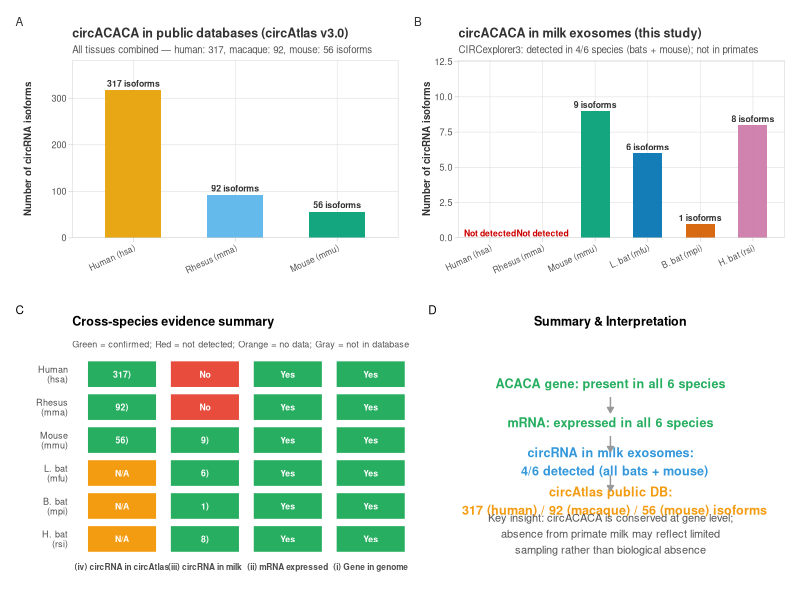
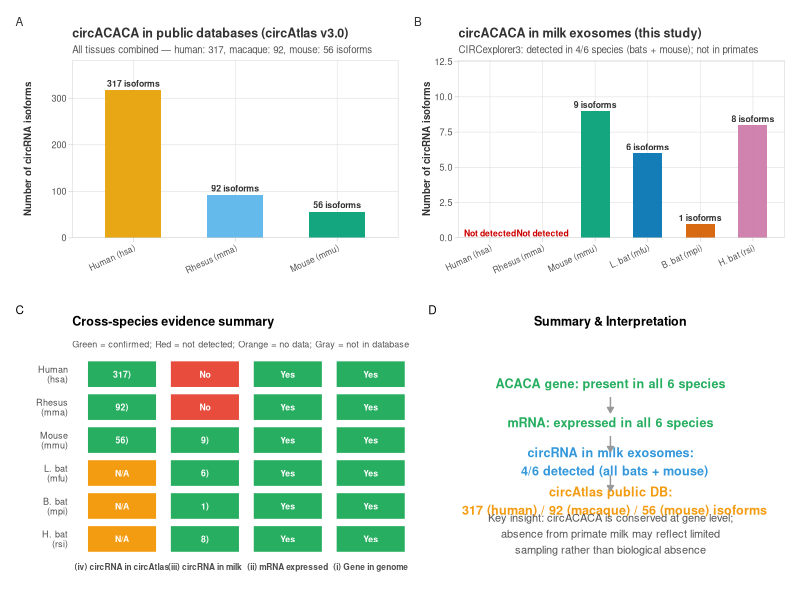
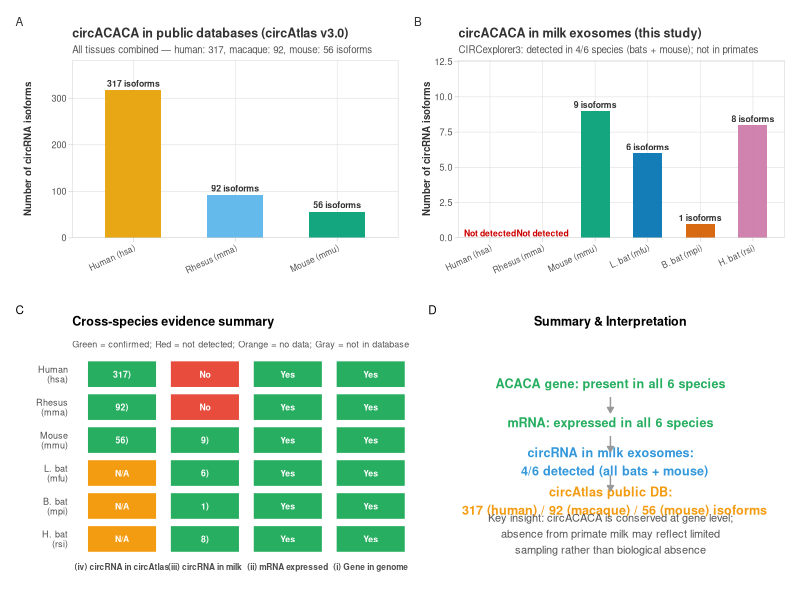

Write the R code that produced these figures, in order.
# ================================================================
# Publication-quality Figure: circAcc1 cross-species conservation
# ================================================================
# Follows: scientific-visualization skill best practices
# Target: Nature-family journal, 183mm (2-col) width, Arial font
# CVD-safe Okabe-Ito palette, PDF vector output
# ================================================================

library(ggplot2)
library(dplyr)
library(tidyr)
library(patchwork)

# ---- Global style (Nature-family journal specs) ----
theme_publication <- theme_minimal(base_size = 7, base_family = "sans") +
  theme(
    text = element_text(color = "#333333"),
    axis.title = element_text(size = 7, face = "bold"),
    axis.text = element_text(size = 6.5),
    strip.text = element_text(size = 7, face = "bold"),
    legend.text = element_text(size = 6.5),
    legend.title = element_text(size = 7, face = "bold"),
    legend.position = "bottom",
    legend.key.size = unit(3, "mm"),
    plot.title = element_text(size = 9, face = "bold"),
    plot.subtitle = element_text(size = 7, color = "#555555"),
    plot.margin = unit(c(2, 2, 2, 2), "mm"),
    panel.grid.major = element_line(linewidth = 0.2, color = "#E0E0E0"),
    panel.grid.minor = element_blank(),
    panel.border = element_rect(fill = NA, color = "#CCCCCC", linewidth = 0.3),
    axis.ticks = element_line(linewidth = 0.2, color = "#CCCCCC"),
    axis.ticks.length = unit(1, "mm")
  )

# CVD-safe Okabe-Ito palette
okabe_ito <- c(
  "#E69F00", "#56B4E9", "#009E73", "#F0E442",
  "#0072B2", "#D55E00", "#CC79A7", "#000000"
)

# Species colors (consistent across all panels)
sp_colors <- c(
  "Human (hsa)"      = okabe_ito[1],
  "Rhesus (mma)"     = okabe_ito[2],
  "Mouse (mmu)"      = okabe_ito[3],
  "L. bat (mfu)"     = okabe_ito[5],
  "B. bat (mpi)"     = okabe_ito[6],
  "H. bat (rsi)"     = okabe_ito[7]
)

setwd("D:/跨物种筛选保守circRNA")
dir.create("New-analysis/figures", showWarnings = FALSE, recursive = TRUE)

# ---- Prepare data ----
df <- data.frame(
  species = factor(
    c("Human (hsa)", "Rhesus (mma)", "Mouse (mmu)",
      "L. bat (mfu)", "B. bat (mpi)", "H. bat (rsi)"),
    levels = c("Human (hsa)", "Rhesus (mma)", "Mouse (mmu)",
               "L. bat (mfu)", "B. bat (mpi)", "H. bat (rsi)")
  ),
  clade = c("Primate", "Primate", "Rodent", "Bat", "Bat", "Bat"),
  # Our data: milk exosome circACACA isoforms (CIRCexplorer3)
  milk_isoforms = c(0, 0, 9, 6, 1, 8),
  # circAtlas v3.0: all-tissue circACACA isoforms
  atlas_isoforms = c(317, 92, 56, NA, NA, NA),
  # ACACA gene information
  gene_chr = c("chr17", "chr16", "chr11", "scaffold0019", "scaffold0021", "NW_017739011.1"),
  # mRNA detection
  mrna = c("GTEx", "GTEx", "GTEx",
           "polyA-seq\n(mean 1,889)", "polyA-seq\n(mean 3,428)", "RefSeq"),
  stringsAsFactors = FALSE
)

# ---- Panel A: circAtlas isoform counts ----
cat("Creating Panel A: circAtlas public database...\n")

df_atlas <- df[!is.na(df$atlas_isoforms), ]
# Add annotation for total
df_atlas$label_y <- df_atlas$atlas_isoforms + 15
df_atlas$label_text <- paste0(df_atlas$atlas_isoforms, " isoforms")

pA <- ggplot(df_atlas, aes(x = species, y = atlas_isoforms, fill = species)) +
  geom_col(width = 0.55, alpha = 0.92) +
  geom_text(aes(label = label_text, y = label_y),
            size = 2.2, fontface = "bold", color = "#333333") +
  scale_fill_manual(values = sp_colors, guide = "none") +
  scale_y_continuous(expand = expansion(mult = c(0, 0.15))) +
  labs(
    title = "circACACA in public databases (circAtlas v3.0)",
    subtitle = "All tissues combined — human: 317, macaque: 92, mouse: 56 isoforms",
    x = "", y = "Number of circRNA isoforms"
  ) +
  theme_publication +
  theme(axis.text.x = element_text(angle = 25, hjust = 1, size = 6))

# ---- Panel B: Milk exosome circACACA (our data) ----
cat("Creating Panel B: Milk exosome circACACA...\n")

# Add detection indicator
df$detected <- ifelse(df$milk_isoforms > 0, "Detected", "Not detected")

pB <- ggplot(df, aes(x = species, y = milk_isoforms, fill = species)) +
  geom_col(width = 0.55, alpha = 0.92) +
  geom_text(
    aes(label = ifelse(milk_isoforms > 0,
                       paste(milk_isoforms, "isoforms"), "Not detected"),
        y = ifelse(milk_isoforms > 0, milk_isoforms + 0.45, 0.35)),
    size = 2.2, fontface = "bold",
    color = ifelse(df$milk_isoforms > 0, "#333333", "#CC0000")
  ) +
  scale_fill_manual(values = sp_colors, guide = "none") +
  scale_y_continuous(expand = expansion(mult = c(0, 0.2)), limits = c(0, 10.5)) +
  labs(
    title = "circACACA in milk exosomes (this study)",
    subtitle = "CIRCexplorer3: detected in 4/6 species (bats + mouse); not in primates",
    x = "", y = "Number of circRNA isoforms"
  ) +
  theme_publication +
  theme(axis.text.x = element_text(angle = 25, hjust = 1, size = 6))

# ---- Panel C: Combined evidence summary ----
cat("Creating Panel C: Evidence summary matrix...\n")

evidence <- data.frame(
  species = factor(rep(c("Human\n(hsa)", "Rhesus\n(mma)", "Mouse\n(mmu)",
                          "L. bat\n(mfu)", "B. bat\n(mpi)", "H. bat\n(rsi)"), 4),
    levels = rev(c("Human\n(hsa)", "Rhesus\n(mma)", "Mouse\n(mmu)",
                    "L. bat\n(mfu)", "B. bat\n(mpi)", "H. bat\n(rsi)"))
  ),
  tier = factor(rep(c("(i) Gene in genome",
                       "(ii) mRNA expressed",
                       "(iii) circRNA in milk",
                       "(iv) circRNA in circAtlas"), each = 6),
    levels = c("(iv) circRNA in circAtlas",
               "(iii) circRNA in milk",
               "(ii) mRNA expressed",
               "(i) Gene in genome")
  ),
  status = c(
    # Gene
    "Yes", "Yes", "Yes", "Yes", "Yes", "Yes",
    # mRNA
    "Yes", "Yes", "Yes", "Yes", "Yes", "Yes",
    # circRNA milk
    "No", "No", "Yes (9)", "Yes (6)", "Yes (1)", "Yes (8)",
    # circAtlas
    "Yes (317)", "Yes (92)", "Yes (56)", "N/A", "N/A", "N/A"
  ),
  stringsAsFactors = FALSE
)

evidence$status_col <- ifelse(grepl("^Yes", evidence$status), "#27AE60",
                       ifelse(grepl("^No", evidence$status), "#E74C3C",
                       ifelse(evidence$status == "N/A", "#F39C12", "#BDC3C7")))

pC <- ggplot(evidence, aes(x = tier, y = species, fill = status_col)) +
  geom_tile(color = "white", linewidth = 0.8, width = 0.85, height = 0.85) +
  geom_text(aes(label = sub("Yes \\(|\\)", "", status)),
            size = 2.2, color = "white", fontface = "bold") +
  scale_fill_identity() +
  labs(
    title = "Cross-species evidence summary",
    subtitle = "Green = confirmed; Red = not detected; Orange = no data; Gray = not in database",
    x = "", y = ""
  ) +
  theme_minimal(base_size = 7) +
  theme(
    axis.text.x = element_text(size = 6, face = "bold"),
    axis.text.y = element_text(size = 6.5),
    panel.grid = element_blank(),
    plot.title = element_text(size = 9, face = "bold"),
    plot.subtitle = element_text(size = 6.5, color = "#555555"),
    plot.margin = unit(c(2, 2, 2, 2), "mm"),
    legend.position = "none"
  )

# ---- Panel D: Schematic illustration ----
cat("Creating Panel D: Key finding schematic...\n")

# Using ggplot to create a text-based schematic
schematic_text <- data.frame(
  x = 0.5, y = c(0.85, 0.65, 0.45, 0.25, 0.08),
  label = c(
    "ACACA gene: present in all 6 species",
    "mRNA: expressed in all 6 species",
    "circRNA in milk exosomes:\n  4/6 detected (all bats + mouse)",
    "circAtlas public DB:\n  317 (human) / 92 (macaque) / 56 (mouse) isoforms",
    "Key insight: circACACA is conserved at gene level;\nabsence from primate milk may reflect limited\nsampling rather than biological absence"
  ),
  size = c(3.2, 3.2, 3.2, 3.2, 2.8),
  color = c("#27AE60", "#27AE60", "#3498DB", "#F39C12", "#555555"),
  fontface = c("bold", "bold", "bold", "bold", "plain"),
  stringsAsFactors = FALSE
)

pD <- ggplot(schematic_text, aes(x = x, y = y)) +
  geom_text(aes(label = label, size = size, color = color, fontface = fontface),
            hjust = 0.5, vjust = 0.5) +
  scale_size_identity() +
  scale_color_identity() +
  # Connecting arrows
  annotate("segment", x = 0.5, xend = 0.5, y = 0.78, yend = 0.70,
           arrow = arrow(length = unit(1.5, "mm"), type = "closed"), linewidth = 0.5, color = "#999999") +
  annotate("segment", x = 0.5, xend = 0.5, y = 0.58, yend = 0.50,
           arrow = arrow(length = unit(1.5, "mm"), type = "closed"), linewidth = 0.5, color = "#999999") +
  annotate("segment", x = 0.5, xend = 0.5, y = 0.38, yend = 0.30,
           arrow = arrow(length = unit(1.5, "mm"), type = "closed"), linewidth = 0.5, color = "#999999") +
  scale_x_continuous(limits = c(0, 1)) +
  scale_y_continuous(limits = c(0, 0.95)) +
  labs(title = "Summary & Interpretation") +
  theme_void(base_size = 7) +
  theme(
    plot.title = element_text(size = 9, face = "bold", hjust = 0.5,
                              margin = margin(b = 3, unit = "mm"))
  )

# ---- Assemble final figure ----
cat("Assembling multi-panel figure...\n")

# Layout: A (top-left) | B (top-right)
#         C (bottom-left) | D (bottom-right)
final_fig <- (pA | pB) / (pC | pD) +
  plot_layout(heights = c(1, 1.15)) +
  plot_annotation(
    tag_levels = "A",
    theme = theme(
      plot.tag = element_text(size = 10, face = "bold", family = "sans"),
      plot.title = element_text(size = 11, face = "bold", family = "sans",
                               margin = margin(b = 4, unit = "mm")),
      plot.subtitle = element_text(size = 8, family = "sans", color = "#555555")
    )
  )

# ---- Export at publication resolution ----
# Nature 2-column: 183mm × suitable height
# Convert to inches: 183mm = 7.2 inches
cat("Exporting PDF...\n")
ggsave("New-analysis/figures/Fig_circAcc1_publication.pdf",
       final_fig,
       width = 183, height = 200, units = "mm",
       dpi = 600,
       device = cairo_pdf)

cat("Exporting TIFF (600 dpi)...\n")
ggsave("New-analysis/figures/Fig_circAcc1_publication.tiff",
       final_fig,
       width = 183, height = 200, units = "mm",
       dpi = 600,
       compression = "lzw")

cat("Exporting PNG preview...\n")
ggsave("New-analysis/figures/Fig_circAcc1_publication.png",
       final_fig,
       width = 183, height = 200, units = "mm",
       dpi = 300)

cat("\n========== Publication figure complete ==========\n")
cat("Output:\n")
cat("  New-analysis/figures/Fig_circAcc1_publication.pdf  (vector, 600 dpi)\n")
cat("  New-analysis/figures/Fig_circAcc1_publication.tiff (600 dpi, LZW)\n")
cat("  New-analysis/figures/Fig_circAcc1_publication.png  (preview, 300 dpi)\n")
cat("\nFigure spec: 183 × 200 mm (Nature 2-column width)\n")
